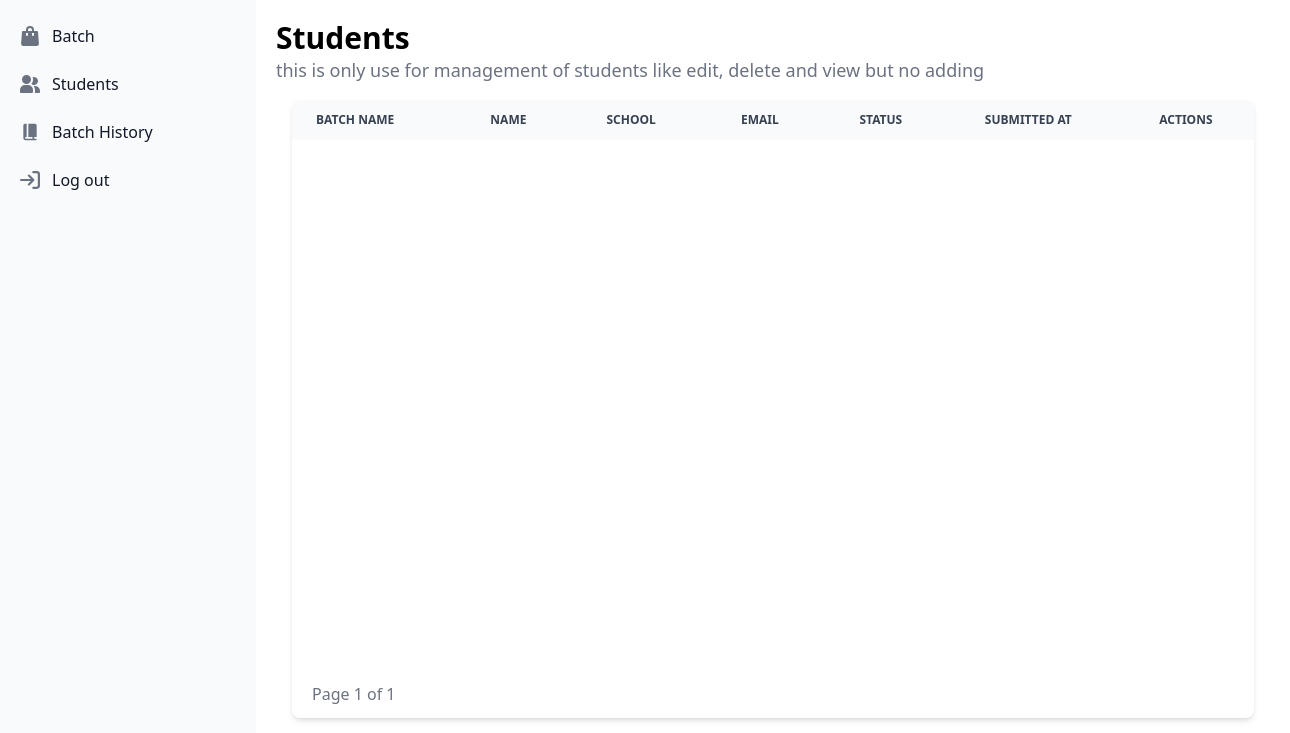
The page /student/ (signed in) on the database as committed earlier.
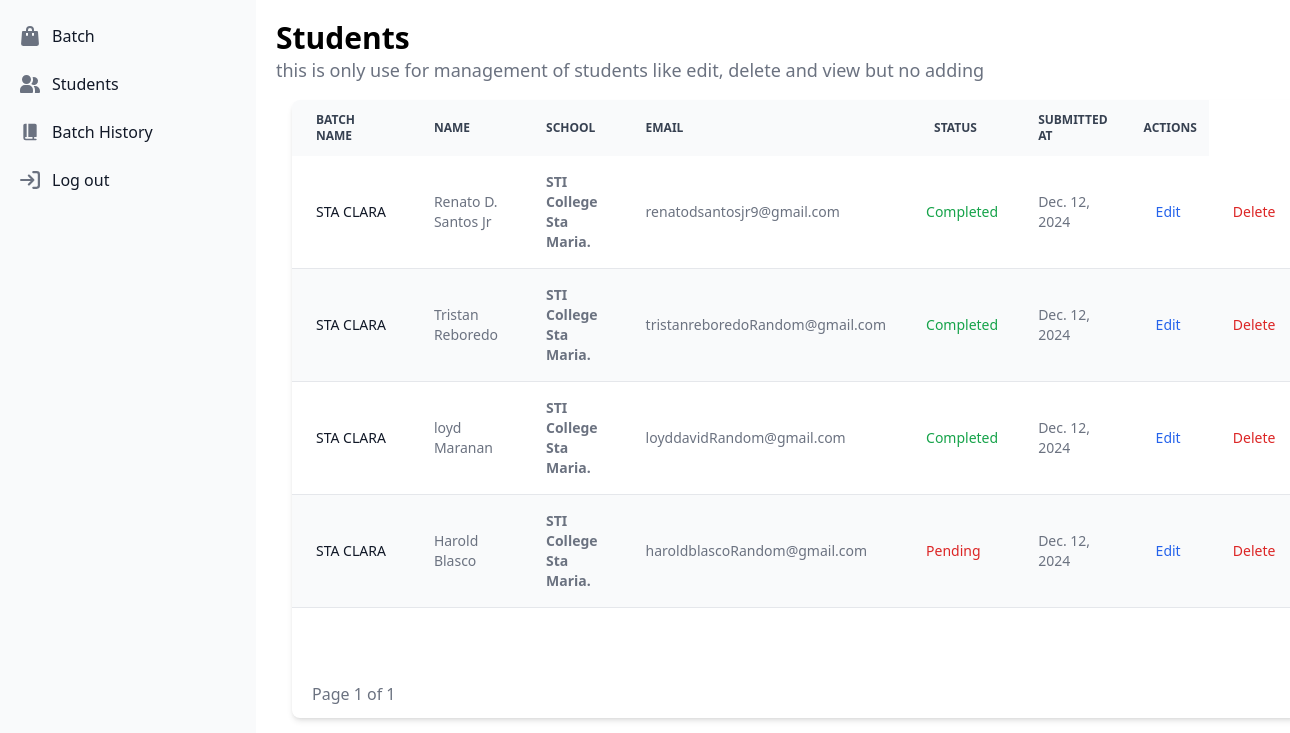
The same page on the database as committed later.
### EducationalAssistance/models.py (models this page shows, shortened)
class Student(models.Model):
    batch = models.ForeignKey(Batch, on_delete=models.CASCADE)
    student_id = models.AutoField(primary_key=True)
    name = models.CharField(max_length=100)
    school = models.CharField(max_length=255)
    grade = models.IntegerField(blank=True, null=True)
    email = models.EmailField(max_length=255)
    address = models.CharField(max_length=255)
    requirementsStatus = models.CharField(max_length=255, choices=RequirementStatusCoices.choices, default=RequirementStatusCoices.Completed)
    dateSubmitted = models.DateField(auto_now_add=True)
    class Meta:
        constraints  = [
            models.UniqueConstraint(fields=['batch', 'email'], name="Unique email per Batch")
        ]

class Batch(models.Model):
    batch_id = models.AutoField(primary_key=True)
    batch_name = models.CharField(max_length=255)
    start_date = models.DateField()
    end_date = models.DateField()
    status = models.CharField(max_length=255, choices=StatusChoices.choices, default=StatusChoices.Open)
    budget = models.IntegerField()
    limit = models.IntegerField()
    current_count = models.IntegerField(default=0)
    created_by = models.ForeignKey(User, on_delete=models.CASCADE, related_name="batches")

### Student/views.py (the view)
# urls.py: path('', views.Students, name='Students'),
@login_required
def Students(request):
    user = request.user
    students = Student.objects.filter(batch__created_by=user).order_by('dateSubmitted')
    page = request.GET.get('page', 1)
    paginator = Paginator(students, 10)
    try:
        students = paginator.page(page)
    except PageNotAnInteger:
        students = paginator.page(1)
    except EmptyPage:
        students = paginator.page(paginator.num_pages)
    return render(request, 'students/Students.html', {'students': students })

### templates/students/Students.html (shortened to what the changed rows need)
{% extends 'index.html' %}
{% block content %}
    <div class="container p-5">
        <div class="w-full justify-start">
            <h1 class="font-bold text-xl md:text-3xl">
                Students
            </h1>
        </div>
        <div class="p-4">
            <div class="relative overflow-x-auto shadow-md sm:rounded-lg">
                <div class="min-h-[570px]">
                    <table class="w-full text-sm text-left rtl:text-right text-gray-500 dark:text-gray-400">
                        <thead class="text-xs text-gray-700 uppercase bg-gray-50 dark:bg-gray-700 dark:text-gray-400">
                            <tr>
                                <th scope="col" class="px-6 py-3">
                                    Batch name
                                </th>
                                <th scope="col" class="px-6 py-3">
                                    Name
                                </th>
                                <th scope="col" class="px-6 py-3">
                                    School
                                </th>
                                <th scope="col" class="px-6 py-3">
                                    Email
                                </th>
                                <th scope="col" class="px-6 py-3">
                                    status
                                </th>
                                <th scope="col" class="px-6 py-3">
                                    submitted at
                                </th>
                                <th scope="col" class="px-3 py-3">
                                    Actions
                                </th>
                            </tr>
                        </thead>
                        <tbody>
                            {% for student in students %}
                                <tr class="h-[52.5px] hover:bg-blue-100 odd:bg-white odd:dark:bg-gray-900 even:bg-gray-50 even:dark:bg-gray-800 border-b dark:border-gray-700">
                                    <th scope="row" class="px-6 py-4 font-medium text-gray-900 whitespace-nowrap dark:text-white">
                                        {{ student.batch.batch_name }}
                                    </th>
                                    <td class="px-6 py-4">
                                        {{ student.name }}
                                    </td>
                                    <td class="px-6 py-4 font-semibold ">
                                        {{ student.school }}
                                    </td>
                                    <td class="px-6 py-4">
                                        {{ student.email }}
                                    </td>
                                    <td class="px-4 py-2 font-medium {% if student.requirementsStatus == 'Completed' %} text-green-600 {% else %} text-red-600 {% endif %}">
                                        {{ student.requirementsStatus }}
                                    </td>
                                    <td class="px-6 py-4">
                                        {{ student.dateSubmitted }}
                                    </td>
                                    <td class="px-6 py-4">
                                        <a href="update/{{student.student_id}}" class="font-medium text-blue-600 dark:text-blue-500 hover:underline">Edit</a>
                                    </td>
                                    <td class="px-6 py-4" >
                                        <button onclick="DeleteDialog('{{student.student_id}}')" class="font-medium text-red-600 dark:text-red-500 hover:underline">
                                            Delete
                                        </button>
                                    </td>
                                </tr>
                            {% endfor %}
                        </tbody>
                    </table>
                </div>
            </div>
        </div>
    </div>
{% endblock %}

Rows that differ between the two databases and show on the page:
added Student: batch.batch_name "STA CLARA", name "Renato D. Santos Jr", school "STI College Sta Maria.", email "renatodsantosjr9@gmail.com", requirementsStatus "Completed", dateSubmitted "Dec. 12, 2024"
added Student: batch.batch_name "STA CLARA", name "Tristan Reboredo", school "STI College Sta Maria.", email "tristanreboredoRandom@gmail.com", requirementsStatus "Completed", dateSubmitted "Dec. 12, 2024"
added Student: batch.batch_name "STA CLARA", name "loyd Maranan", school "STI College Sta Maria.", email "loyddavidRandom@gmail.com", requirementsStatus "Completed", dateSubmitted "Dec. 12, 2024"
added Student: batch.batch_name "STA CLARA", name "Harold Blasco", school "STI College Sta Maria.", email "haroldblascoRandom@gmail.com", requirementsStatus "Pending", dateSubmitted "Dec. 12, 2024"
